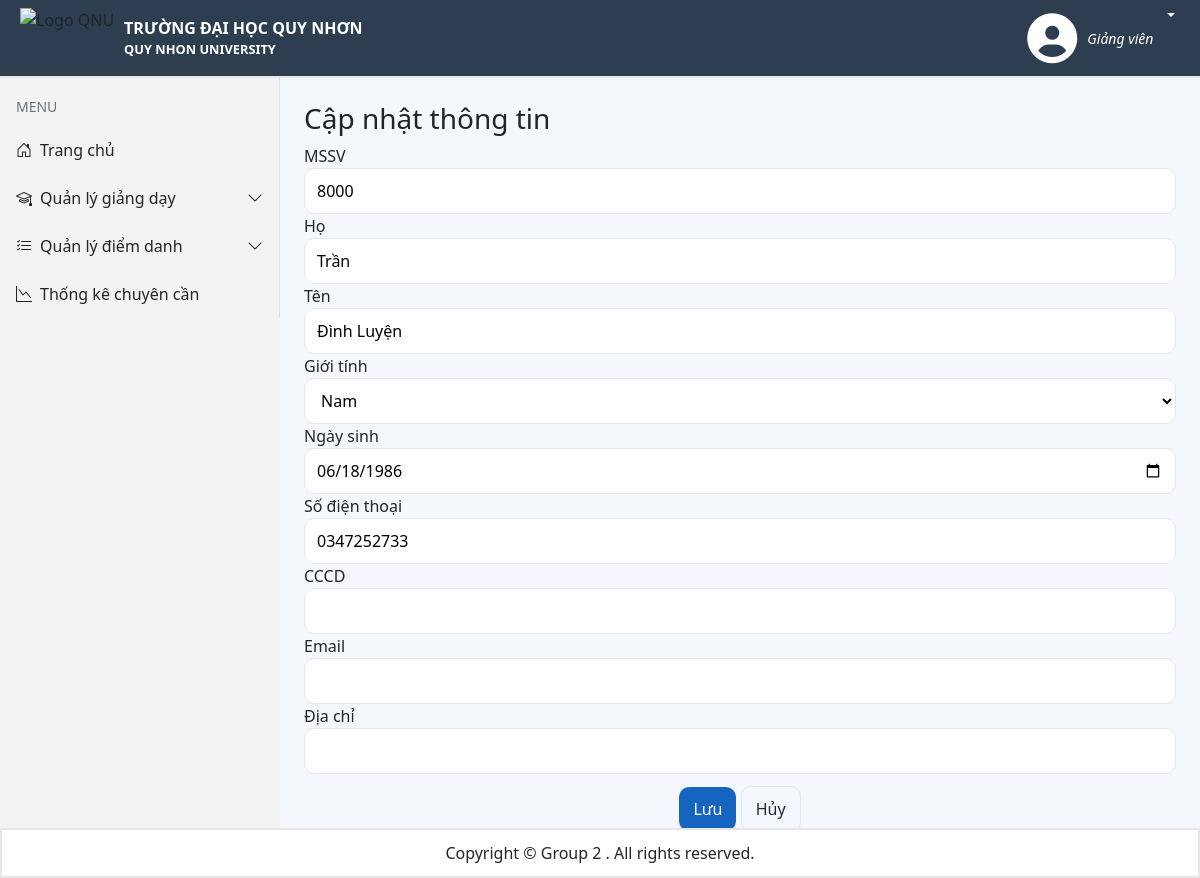
/Account/ThongTinCaNhan/EditInfo (signed in), run on an earlier commit of the app's database.
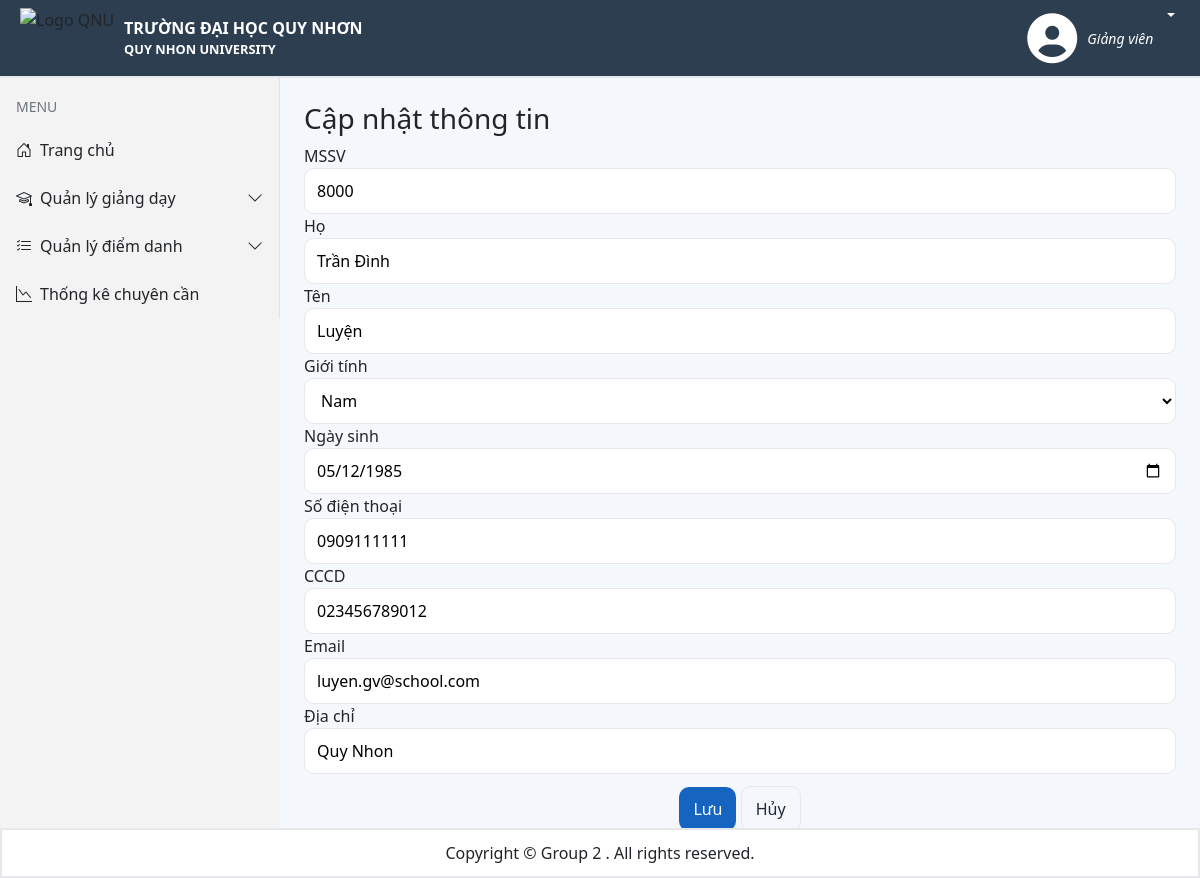
And on a later commit of the database.
### tables this page shows
CREATE TABLE IF NOT EXISTS `account` (
  `UserID` int NOT NULL,
  `Ho` varchar(50) DEFAULT NULL,
  `Ten` varchar(50) DEFAULT NULL,
  `CCCD` varchar(12) DEFAULT NULL,
  `SoDT` varchar(10) DEFAULT NULL,
  `Email` varchar(255) DEFAULT NULL,
  `DiaChi` varchar(255) DEFAULT NULL,
  `NgaySinh` date DEFAULT NULL,
  `GioiTinh` enum('Nam','Nữ') DEFAULT NULL,
  `MatKhau` varchar(255) DEFAULT NULL,
  `AuthToken` varchar(255) DEFAULT NULL,
  `Role` enum('1','2','3') NOT NULL DEFAULT '1',
  PRIMARY KEY (`UserID`),
  UNIQUE KEY `CCCD` (`CCCD`),
  UNIQUE KEY `Email` (`Email`)
);

### app/Controllers/BaseController.php (called while the page is built, shortened)
<?php
require_once __DIR__ . '/../Models/User.php';
require_once __DIR__ . '/../Config/database.php';
class BaseController
{
    protected function renderCommon($title, $render, $data = [])
    {
        require_once __DIR__ . "/../Views/layout.php";
    }
}

### app/Controllers/AccountController.php (called while the page is built, shortened)
<?php
require_once __DIR__ . '/BaseController.php';
    class AccountController extends BaseController
    {
        public function showEditInfoForm()
        {
            $userModel = new User();
            $data = $userModel->getStudentInfo($_SESSION['UID']);
            $this->renderCommon("Thông tin cá nhân", "profile_edit.php", ['studentData' => $data]);
        }
    }
?>

### app/Models/User.php (called while the page is built, shortened)
<?php
    class User
    {
        private $conn;
        public function __construct()
        {
            $this->conn = Database::getConnection();
        }
        public function getStudentInfo($studentId)
        {
            $stmt = $this->conn->prepare("SELECT UserID, Ho, Ten, GioiTinh, NgaySinh, SoDT, CCCD, Email, DiaChi, TenLop, TenNganh FROM account
            LEFT JOIN student on account.UserID = student.MSSV
            LEFT JOIN lopsv on  lopsv.MaLop = student.MaLop
            LEFT JOIN nganh on lopsv.MaNganh = nganh.MaNganh
            WHERE account.UserID = ?");
            $stmt->bind_param("s", $studentId);
            $stmt->execute();
            $result = $stmt->get_result();
            return $result->fetch_assoc();
        }
    }
?>

### app/Config/database.php (called while the page is built, shortened)
<?php
class Database
{
    private static $servername = "localhost";
    private static $username = "root";
    private static $password = "";
    private static $dbname = "diemdanhonline";
    private static $conn = null;
    public static function getConnection()
    {
        if (self::$conn === null) {
            self::$conn = new mysqli(self::$servername, self::$username, self::$password, self::$dbname);
        }
        return self::$conn;
    }
}
?>

### app/Views/common/profile_edit.php (the view, shortened to what this page needs)
<!DOCTYPE html>
<html lang="vi">
<head>
  <link rel="stylesheet" href="./public/assets/css/theme.css">
</head>
<body>
<div style="display:flex;">
  <main class="page-container">
    <div class="form-center">
      <h3>Cập nhật thông tin</h3>
      <?php
        $user = $data['studentData'];
      ?>
      <form method="post">
        <label>MSSV</label>
        <input class="input"  readonly value="<?= htmlspecialchars($user['UserID']) ?>" readonly>
        <label>Họ</label>
        <input class="input" name="Ho" value="<?= htmlspecialchars($user['Ho']) ?>">
        <label>Tên</label>
        <input class="input" name="Ten" value="<?= htmlspecialchars($user['Ten']) ?>">
        <label for="">Giới tính</label>
        <select class="input" name="GioiTinh" id="">
          <option <?= $user['GioiTinh'] === 'Nam' ? 'selected' : '' ?> value="Nam">Nam</option>
        </select>
        <label>Ngày sinh</label>
        <input class="input" type="date" name="NgaySinh" value="<?= htmlspecialchars($user['NgaySinh']) ?>">
        <label>Số điện thoại</label>
        <input class="input" name="SoDT" value="<?= htmlspecialchars($user['SoDT']) ?>">
        <label>CCCD</label>
        <input class="input"  name="CCCD" value="<?= htmlspecialchars($user['CCCD']) ?>">
        <label>Email</label>
        <input class="input" name="Email" value="<?= htmlspecialchars($user['Email']) ?>">
        <label>Địa chỉ</label>
        <input class="input" name="DiaChi" value="<?= htmlspecialchars($user['DiaChi']) ?>">
        <div style="margin-top:12px; text-align:center;">
          <button type="submit" class="button">Lưu</button>
          <a class="button ghost" href="./Account/ThongTinCaNhan">Hủy</a>
        </div>
      </form>
    </div>
  </main>
</div>
</body>
</html>

What changed in the data, as far as the page shows it:
changed account "Nam": Ho "Trần" → "Trần Đình"; Ten "Đình Luyện" → "Luyện"; NgaySinh "06/18/1986" → "05/12/1985"; SoDT "0347252733" → "0909111111"; CCCD (not shown) → "023456789012"; Email (not shown) → "luyen.gv@school.com"; DiaChi (not shown) → "Quy Nhon"
